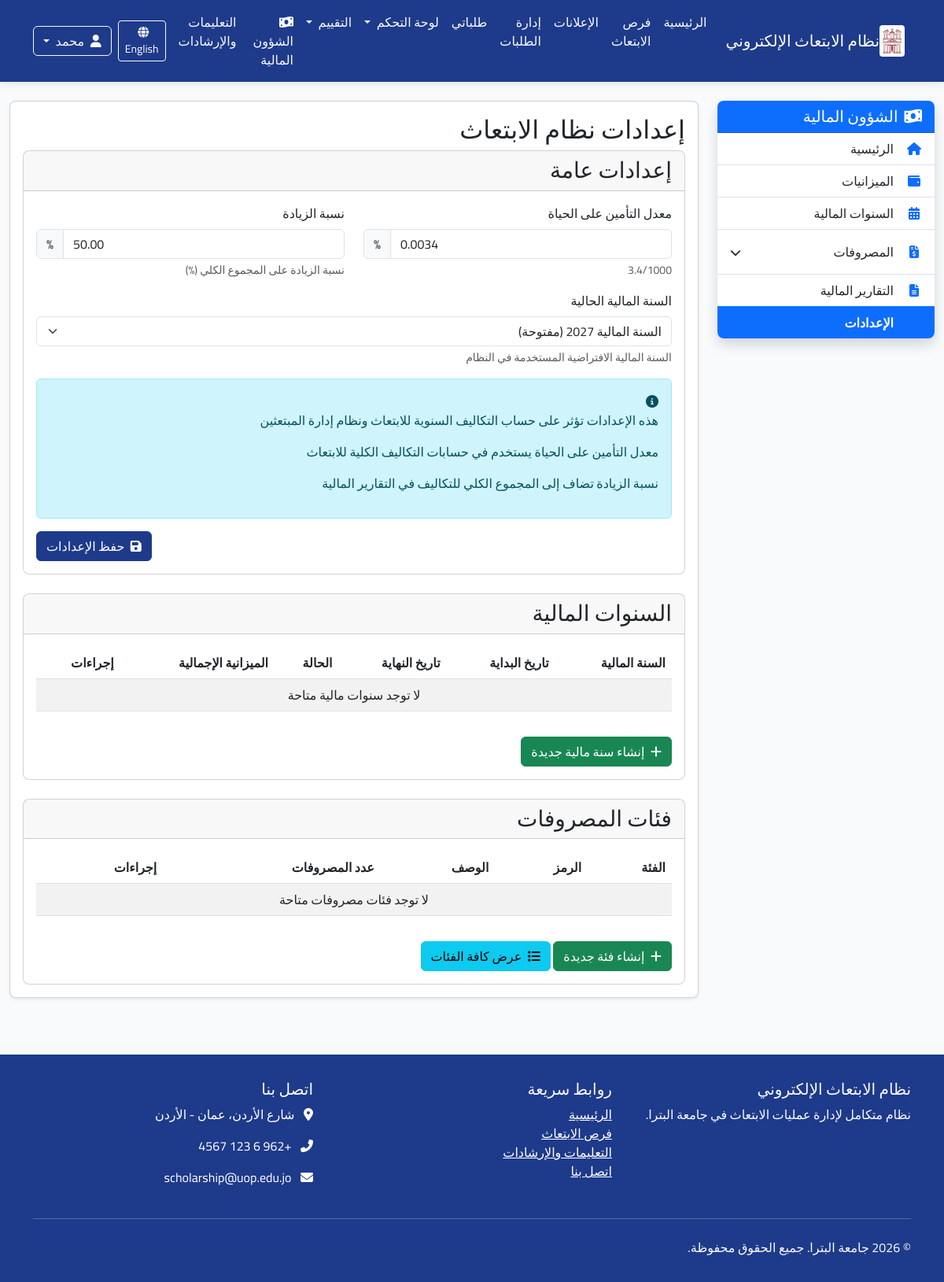
The page /ar/finance/settings/ (signed in) on the database its author committed.
### finance/models.py (models this page shows, shortened)
class ScholarshipSettings(models.Model):
    life_insurance_rate = models.DecimalField(_("معدل التأمين على الحياة"), max_digits=6, decimal_places=4,
                                              default=0.0034, help_text=_("3.4/1000"))
    add_percentage = models.DecimalField(_("نسبة الزيادة"), max_digits=5, decimal_places=2,
                                         default=50.0, help_text=_("نسبة الزيادة على المجموع الكلي (%)"))
    current_fiscal_year = models.ForeignKey(FiscalYear, on_delete=models.SET_NULL,
                                            verbose_name=_("السنة المالية الحالية"),
                                            null=True, blank=True)
    class Meta:
        verbose_name = _("إعدادات نظام الابتعاث")
        verbose_name_plural = _("إعدادات نظام الابتعاث")

### finance/views.py (the view)
# urls.py: path('settings/', views.scholarship_settings, name='scholarship_settings'),
@login_required
@permission_required('finance.change_scholarshipsettings', raise_exception=True)
def scholarship_settings(request):
    settings = ScholarshipSettings.objects.first()
    if not settings:
        settings = ScholarshipSettings.objects.create()
    if request.method == 'POST':
        form = ScholarshipSettingsForm(request.POST, instance=settings)
        if form.is_valid():
            form.save()
            messages.success(request, _("تم تحديث الإعدادات بنجاح"))
            return redirect('finance:scholarship_settings')
    else:
        form = ScholarshipSettingsForm(instance=settings)
    context = {
        'form': form,
        'settings': settings,
    }
    return render(request, 'finance/scholarship_settings.html', context)

### finance/templates/finance/scholarship_settings.html (shortened to what this page needs)
{% extends "finance/base.html" %}
{% load static i18n %}
{% block finance_content %}
<div class="settings-container">
    <div class="page-header">
        <h2>{% trans "إعدادات نظام الابتعاث" %}</h2>
    </div>
    <div class="card">
        <div class="card-header">
            <h3 class="mb-0">{% trans "إعدادات عامة" %}</h3>
        </div>
        <div class="card-body">
            <form method="post" class="settings-form">
                <div class="row">
                    <div class="col-md-6 mb-3">
                        <label for="{{ form.life_insurance_rate.id_for_label }}" class="form-label">{{ form.life_insurance_rate.label }}</label>
                        <div class="input-group">
                            {{ form.life_insurance_rate }}
                            <span class="input-group-text">%</span>
                        </div>
                        <div class="form-text">{{ form.life_insurance_rate.help_text }}</div>
                    </div>
                    <div class="col-md-6 mb-3">
                        <label for="{{ form.add_percentage.id_for_label }}" class="form-label">{{ form.add_percentage.label }}</label>
                        <div class="input-group">
                            {{ form.add_percentage }}
                            <span class="input-group-text">%</span>
                        </div>
                        <div class="form-text">{{ form.add_percentage.help_text }}</div>
                    </div>
                </div>
                <div class="mb-3">
                    <label for="{{ form.current_fiscal_year.id_for_label }}" class="form-label">{{ form.current_fiscal_year.label }}</label>
                    {{ form.current_fiscal_year }}
                    <div class="form-text">{% trans "السنة المالية الافتراضية المستخدمة في النظام" %}</div>
                </div>
                <div class="alert alert-info">
                    <i class="fas fa-info-circle"></i>
                    <p>{% trans "هذه الإعدادات تؤثر على حساب التكاليف السنوية للابتعاث ونظام إدارة المبتعثين" %}</p>
                    <p>{% trans "معدل التأمين على الحياة يستخدم في حسابات التكاليف الكلية للابتعاث" %}</p>
                    <p>{% trans "نسبة الزيادة تضاف إلى المجموع الكلي للتكاليف في التقارير المالية" %}</p>
                </div>
                <div class="form-actions mt-3 text-end">
                    <button type="submit" class="btn btn-primary">
                        <i class="fas fa-save me-1"></i> {% trans "حفظ الإعدادات" %}
                    </button>
                </div>
            </form>
        </div>
    </div>
    <div class="card mt-4">
        <div class="card-header">
            <h3 class="mb-0">{% trans "السنوات المالية" %}</h3>
        </div>
        <div class="card-body">
            <div class="table-responsive">
                <table class="table table-striped">
                    <thead>
                        <tr>
                            <th>{% trans "السنة المالية" %}</th>
                            <th>{% trans "تاريخ البداية" %}</th>
                            <th>{% trans "تاريخ النهاية" %}</th>
                            <th>{% trans "الحالة" %}</th>
                            <th>{% trans "الميزانية الإجمالية" %}</th>
                            <th>{% trans "إجراءات" %}</th>
                        </tr>
                    </thead>
                    <tbody>
                        {% for fiscal_year in fiscal_years %}
                        <tr>
                            <td>{{ fiscal_year.year }}</td>
                            <td>{{ fiscal_year.start_date }}</td>
                            <td>{{ fiscal_year.end_date }}</td>
                            <td>
                                <span class="badge
                                    {% if fiscal_year.status == 'open' %}badge-success
                                    {% else %}badge-secondary{% endif %}">
                                    {{ fiscal_year.get_status_display }}
                                </span>
                            </td>
                            <td>{{ fiscal_year.total_budget|floatformat:2 }} {% trans "دينار" %}</td>
                            <td>
                                <div class="btn-group">
                                    <a href="{% url 'finance:fiscal_year_detail' fiscal_year_id=fiscal_year.id %}" class="btn btn-sm btn-info">
                                        {% trans "عرض" %}
                                    </a>
                                    {% if fiscal_year.status == 'open' %}
                                    <button type="button" class="btn btn-sm btn-primary set-current" data-fiscal-year-id="{{ fiscal_year.id }}">
                                        {% trans "تعيين كحالي" %}
                                    </button>
                                    {% endif %}
                                </div>
                            </td>
                        </tr>
                        {% empty %}
                        <tr>
                            <td colspan="6" class="text-center">{% trans "لا توجد سنوات مالية متاحة" %}</td>
                        </tr>
                        {% endfor %}
                    </tbody>
                </table>
            </div>
            <div class="mt-3">
                <a href="{% url 'finance:create_fiscal_year' %}" class="btn btn-success">
                    <i class="fas fa-plus me-1"></i> {% trans "إنشاء سنة مالية جديدة" %}
                </a>
            </div>
        </div>
    </div>
    <div class="card mt-4">
        <div class="card-header">
            <h3 class="mb-0">{% trans "فئات المصروفات" %}</h3>
        </div>
        <div class="card-body">
            <div class="table-responsive">
                <table class="table table-striped">
                    <thead>
                        <tr>
                            <th>{% trans "الفئة" %}</th>
                            <th>{% trans "الرمز" %}</th>
                            <th>{% trans "الوصف" %}</th>
                            <th>{% trans "عدد المصروفات" %}</th>
                            <th>{% trans "إجراءات" %}</th>
                        </tr>
                    </thead>
                    <tbody>
                        {% for category in categories %}
                        <tr>
                            <td>{{ category.name }}</td>
                            <td>{{ category.code|default:"-" }}</td>
                            <td>{{ category.description|truncatechars:50|default:"-" }}</td>
                            <td>{{ category.expenses_count }}</td>
                            <td>
                                <div class="btn-group">
                                    <a href="{% url 'finance:update_category' category.id %}" class="btn btn-sm btn-primary">
                                        {% trans "تعديل" %}
                                    </a>
                                </div>
                            </td>
                        </tr>
                        {% empty %}
                        <tr>
                            <td colspan="5" class="text-center">{% trans "لا توجد فئات مصروفات متاحة" %}</td>
                        </tr>
                        {% endfor %}
                    </tbody>
                </table>
            </div>
            <div class="mt-3">
                <a href="{% url 'finance:create_category' %}" class="btn btn-success">
                    <i class="fas fa-plus me-1"></i> {% trans "إنشاء فئة جديدة" %}
                </a>
                <a href="{% url 'finance:category_list' %}" class="btn btn-info">
                    <i class="fas fa-list me-1"></i> {% trans "عرض كافة الفئات" %}
                </a>
            </div>
        </div>
    </div>
</div>
{% endblock %}

### templates/base.html (shortened to what this page needs)
{% load i18n %}
{% load static %}
<!DOCTYPE html>
{% get_current_language as CURRENT_LANGUAGE %}
{% get_current_language_bidi as RTL %}
<html lang="{{ CURRENT_LANGUAGE }}" {% if RTL %}dir="rtl"{% else %}dir="ltr"{% endif %}>
<head>
    {% if RTL %}
    <link rel="stylesheet" href="https://cdn.jsdelivr.net/npm/bootstrap@5.3.0/dist/css/bootstrap.rtl.min.css">
    {% else %}
    <link rel="stylesheet" href="https://cdn.jsdelivr.net/npm/bootstrap@5.3.0/dist/css/bootstrap.min.css">
    {% endif %}
    <link rel="stylesheet" href="https://cdnjs.cloudflare.com/ajax/libs/font-awesome/6.4.0/css/all.min.css">
    <link rel="stylesheet" href="{% static 'css/main.css' %}">
    {% if RTL %}
    <link rel="stylesheet" href="{% static 'css/rtl.css' %}">
    {% else %}
    <link rel="stylesheet" href="{% static 'css/ltr.css' %}">
    {% endif %}
</head>
<body>
    <nav class="navbar navbar-expand-lg navbar-dark">
        <div class="container">
            <a class="navbar-brand d-flex align-items-center" href="{% url 'home' %}">
                <img src="{% static 'images/petra_logo.png' %}" alt="{% trans 'جامعة البترا' %}">
                <span>{% trans "نظام الابتعاث الإلكتروني" %}</span>
            </a>
            <div class="collapse navbar-collapse" id="navbarNav">
<ul class="navbar-nav me-auto">
    <li class="nav-item">
        <a class="nav-link {% if request.path == '/' %}active{% endif %}" href="{% url 'home' %}">
            {% trans "الرئيسية" %}
        </a>
    </li>
    <li class="nav-item">
        <a class="nav-link {% if 'scholarships' in request.path %}active{% endif %}" href="{% url 'announcements:scholarship_list' %}">
            {% trans "فرص الابتعاث" %}
        </a>
    </li>
    <li class="nav-item">
        <a class="nav-link {% if 'announcements' in request.path %}active{% endif %}" href="{% url 'announcements:announcement_list' %}">
            {% trans "الإعلانات" %}
        </a>
    </li>
{% if user.is_staff or perms.applications.view_application %}
<li class="nav-item">
    <a class="nav-link {% if 'applications' in request.path and 'my-applications' not in request.path %}active{% endif %}" href="{% url 'applications:admin_applications_list' %}">
        {% trans "إدارة الطلبات" %}
    </a>
</li>
{% endif %}
    {% if user.is_authenticated %}
    <li class="nav-item">
        <a class="nav-link {% if 'my-applications' in request.path %}active{% endif %}" href="{% url 'applications:my_applications' %}">
            {% trans "طلباتي" %}
        </a>
    </li>
    <li class="nav-item dropdown">
        <a class="nav-link dropdown-toggle {% if 'dashboard' in request.path %}active{% endif %}" href="#" id="dashboardDropdown" role="button" data-bs-toggle="dropdown" aria-expanded="false">
            {% trans "لوحة التحكم" %}
        </a>
    </li>
    {% if user.profile.role == 'committee' or user.profile.role == 'admin' or perms.evaluation.view_evaluationround %}
    <li class="nav-item dropdown">
        <a class="nav-link dropdown-toggle {% if 'evaluation' in request.path %}active{% endif %}" href="#" id="evaluationDropdown" role="button" data-bs-toggle="dropdown" aria-expanded="false">
            {% trans "التقييم" %}
        </a>
    </li>
    {% endif %}
    {% endif %}
{% if user.is_authenticated and perms.finance.view_scholarshipbudget %}
<li class="nav-item">
    <a class="nav-link {% if 'finance' in request.path %}active{% endif %}" href="{% url 'finance:home' %}">
        <i class="fas fa-money-bill-wave me-1"></i> {% trans "الشؤون المالية" %}
    </a>
</li>
{% endif %}
    <li class="nav-item">
        <a class="nav-link" href="#">
            {% trans "التعليمات والإرشادات" %}
        </a>
    </li>
</ul>
                <div class="d-flex align-items-center">
                    <div class="mx-2">
                        {% if CURRENT_LANGUAGE == 'ar' %}
                            <a href="{% url 'set_language' %}?lang=en&next={{ request.path }}" class="btn btn-outline-light btn-sm">
                                <i class="fas fa-globe me-1"></i> English
                            </a>
                        {% else %}
                            <a href="{% url 'set_language' %}?lang=ar&next={{ request.path }}" class="btn btn-outline-light btn-sm">
                                <i class="fas fa-globe me-1"></i> العربية
                            </a>
                        {% endif %}
                    </div>
{% if user.is_authenticated %}
    <div class="dropdown">
        <button class="btn btn-outline-light dropdown-toggle" type="button" id="userMenu" data-bs-toggle="dropdown" aria-expanded="false">
            <i class="fas fa-user me-1"></i> {{ user.get_short_name }}
        </button>
    </div>
{% endif %}
                </div>
            </div>
        </div>
    </nav>
    <main>
        {% block content %}{% endblock %}
    </main>
    <footer class="footer">
        <div class="container">
            <div class="row">
                <div class="col-md-4">
                    <h5>{% trans "نظام الابتعاث الإلكتروني" %}</h5>
                    <p>{% trans "نظام متكامل لإدارة عمليات الابتعاث في جامعة البترا." %}</p>
                </div>
                <div class="col-md-4">
                    <h5>{% trans "روابط سريعة" %}</h5>
                    <ul class="list-unstyled">
                        <li><a href="#" class="text-white">{% trans "الرئيسية" %}</a></li>
                        <li><a href="#" class="text-white">{% trans "فرص الابتعاث" %}</a></li>
                        <li><a href="#" class="text-white">{% trans "التعليمات والإرشادات" %}</a></li>
                        <li><a href="#" class="text-white">{% trans "اتصل بنا" %}</a></li>
                    </ul>
                </div>
                <div class="col-md-4">
                    <h5>{% trans "اتصل بنا" %}</h5>
                    <address class="text-white">
                        <p><i class="fas fa-map-marker-alt me-2"></i> {% trans "شارع الأردن، عمان - الأردن" %}</p>
                        <p><i class="fas fa-phone-alt me-2"></i> +962 6 123 4567</p>
                        <p><i class="fas fa-envelope me-2"></i> scholarship@uop.edu.jo</p>
                    </address>
                </div>
            </div>
            <hr class="mt-4 mb-4 bg-light">
            <div class="row">
                <div class="col-md-6">
                    <p class="mb-0">&copy; {% now "Y" %} {% trans "جامعة البترا. جميع الحقوق محفوظة." %}</p>
                </div>
            </div>
        </div>
    </footer>
</body>
</html>

### rows shown on the page
ScholarshipSettings: life_insurance_rate "0.0034", add_percentage "50.00", current_fiscal_year "السنة المالية 2027 (مفتوحة)"

### other values the page prints
{{ user.get_short_name }} "محمد"
